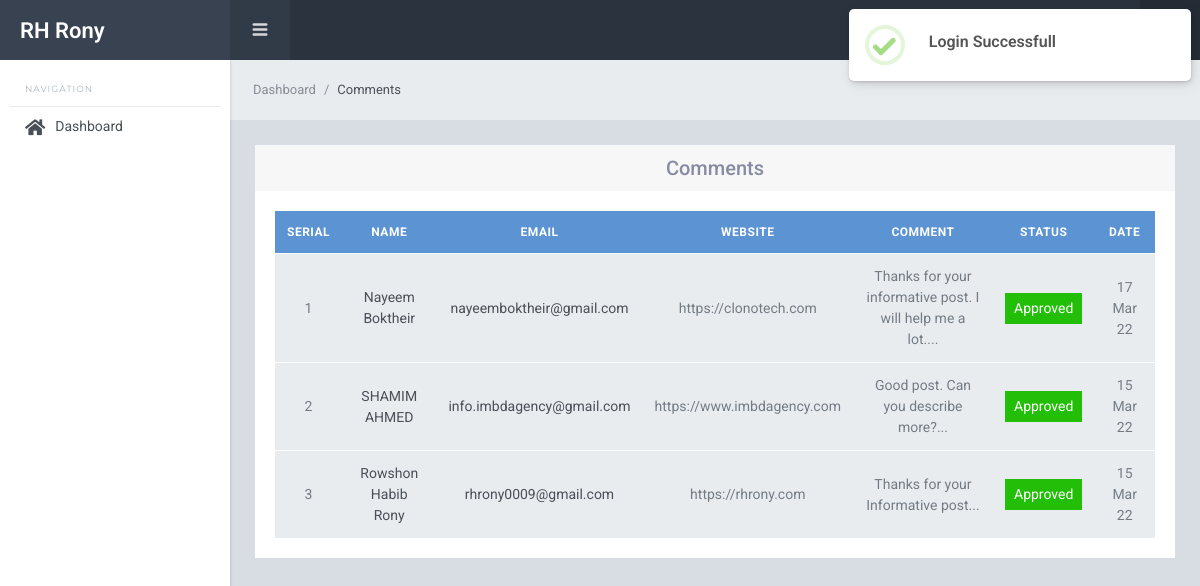
The page /backend/comments/comments.php (signed in) on the database its author committed.
### tables this page shows
CREATE TABLE `comments` (
  `id` int(11) NOT NULL,
  `name` varchar(50) NOT NULL,
  `email` varchar(50) NOT NULL,
  `website` varchar(50) DEFAULT NULL,
  `comment` text NOT NULL,
  `status` int(11) NOT NULL DEFAULT 0,
  `date` date NOT NULL,
  `blog_id` int(11) NOT NULL
);

### assets/functions.php (called while the page is built, shortened)
<?php
function url($x = '') {
    $directory = explode('/', dirname($_SERVER['PHP_SELF']));
    $url = $_SERVER['HTTP_HOST'] . '/' . $directory[1] . '/';
    $url = str_replace('//', '/', $url);
    if (isset($_SERVER['HTTPS']) && $_SERVER['HTTPS'] == 'on') {
        $url = 'https://' . $url;
    } else {
        $url = 'http://' . $url;
    }
    return $url . $x;
}

### backend/comments/comments.php (the view, shortened to what this page needs)
<?php
$sql = "SELECT * FROM comments ORDER BY id DESC";
$query = mysqli_query($conn, $sql);
require_once("../includes/header.php");
require_once("../includes/sidebar.php");
require_once("../includes/navbar.php");
?>
<div class="sl-mainpanel">
    <nav class="breadcrumb sl-breadcrumb">
        <a class="breadcrumb-item" href="<?= url() ?>backend/dashboard.php">Dashboard</a>
        <span class="breadcrumb-item active">Comments</span>
    </nav>
    <div class="sl-pagebody">
        <div class="row justify-content-center">
            <div class="col-md-12">
                <div class="card">
                    <div class="card-header">
                        <h5 class="m-0 text-center">Comments</h5>
                    </div>
                    <div class="card-body">
                        <table class="table table-hover mg-b-0 valign-middle">
                            <thead class="bg-info">
                                <tr>
                                    <th width="5%" class="text-center">Serial</th>
                                    <th class="text-center">Name</th>
                                    <th class="text-center">Email</th>
                                    <th class="text-center">Website</th>
                                    <th class="text-center">Comment</th>
                                    <th class="text-center">Status</th>
                                    <th class="text-center">Date</th>
                                </tr>
                            </thead>
                            <tbody>
                                <?php foreach ($query as $key => $comment) : ?>
                                    <tr>
                                        <td class="text-center"><?= ++$key ?></td>
                                        <td class="text-center"><a href="comments_view.php?id=<?= $comment['id'] ?>">
                                                <p class="mg-b-0"><span class="tx-gray-700"><?= $comment['name'] ?></span></p>
                                            </a></td>
                                        <td class="text-center"><a href="comments_view.php?id=<?= $comment['id'] ?>">
                                                <p class="mg-b-0"><span class="tx-gray-700"><?= $comment['email'] ?></span></p>
                                            </a></td>
                                        <td class="text-center"><?= !empty($comment['website']) ? $comment['website'] : 'N/A' ?></td>
                                        <td class="text-center"><?= substr($comment['comment'], 0, 60) . '...' ?></td>
                                        <td class="text-center"><a href="comments_status.php?id=<?= $comment['id'] ?>" class="btn btn-sm  <?= ($comment['status'] == 1) ? 'btn-success' : 'btn-warning' ?>"><?= ($comment['status'] == 1) ? 'Approved' : 'Pending' ?></a></td>
                                        <td class="text-center"><?= date('d M y', strtotime($comment['date'])) ?></td>
                                    </tr>
                                <?php endforeach; ?>
                            </tbody>
                        </table>
                    </div>
                </div>
            </div>
        </div>
    </div>
</div>
<?php require_once("../includes/footer.php"); ?>

### assets/style.css (style rules this page uses)
.table th, .table td { vertical-align: middle; }

### rows shown on the page
comments: name "Nayeem Boktheir", email "nayeemboktheir@gmail.com", website "https://clonotech.com", comment "Thanks for your informative post. I will help me a lot.", status "Approved", date "17 Mar 22"
comments: name "SHAMIM AHMED", email "info.imbdagency@gmail.com", website "https://www.imbdagency.com", comment "Good post. Can you describe more?", status "Approved", date "15 Mar 22"
comments: name "Rowshon Habib Rony", email "rhrony0009@gmail.com", website "https://rhrony.com", comment "Thanks for your Informative post", status "Approved", date "15 Mar 22"
